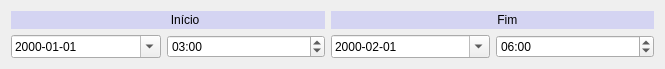
          <widget class="QWidget" name="page_5">
           <property name="geometry">
            <rect>
             <x>0</x>
             <y>0</y>
             <width>665</width>
             <height>69</height>
            </rect>
           </property>
           <attribute name="label">
            <string>Data da Reserva</string>
           </attribute>
           <layout class="QGridLayout" name="gridLayout_2">
            <item row="1" column="3">
             <widget class="QTimeEdit" name="timeEdit">
              <property name="sizePolicy">
               <sizepolicy hsizetype="MinimumExpanding" vsizetype="Fixed">
                <horstretch>0</horstretch>
                <verstretch>0</verstretch>
               </sizepolicy>
              </property>
              <property name="minimumSize">
               <size>
                <width>150</width>
                <height>0</height>
               </size>
              </property>
              <property name="currentSection">
               <enum>QDateTimeEdit::HourSection</enum>
              </property>
              <property name="displayFormat">
               <string>hh:mm</string>
              </property>
              <property name="calendarPopup">
               <bool>false</bool>
              </property>
              <property name="time">
               <time>
                <hour>3</hour>
                <minute>0</minute>
                <second>0</second>
               </time>
              </property>
             </widget>
            </item>
            <item row="1" column="5">
             <widget class="QDateEdit" name="dateEdit_1">
              <property name="sizePolicy">
               <sizepolicy hsizetype="MinimumExpanding" vsizetype="Fixed">
                <horstretch>0</horstretch>
                <verstretch>0</verstretch>
               </sizepolicy>
              </property>
              <property name="minimumSize">
               <size>
                <width>150</width>
                <height>0</height>
               </size>
              </property>
              <property name="currentSection">
               <enum>QDateTimeEdit::YearSection</enum>
              </property>
              <property name="displayFormat">
               <string>yyyy-MM-dd</string>
              </property>
              <property name="calendarPopup">
               <bool>true</bool>
              </property>
              <property name="date">
               <date>
                <year>2000</year>
                <month>2</month>
                <day>1</day>
               </date>
              </property>
             </widget>
            </item>
            <item row="1" column="6">
             <widget class="QTimeEdit" name="timeEdit_1">
              <property name="sizePolicy">
               <sizepolicy hsizetype="MinimumExpanding" vsizetype="Fixed">
                <horstretch>0</horstretch>
                <verstretch>0</verstretch>
               </sizepolicy>
              </property>
              <property name="minimumSize">
               <size>
                <width>150</width>
                <height>0</height>
               </size>
              </property>
              <property name="displayFormat">
               <string>hh:mm</string>
              </property>
              <property name="time">
               <time>
                <hour>6</hour>
                <minute>0</minute>
                <second>0</second>
               </time>
              </property>
             </widget>
            </item>
            <item row="0" column="5" colspan="2">
             <widget class="QLabel" name="label_7">
              <property name="sizePolicy">
               <sizepolicy hsizetype="MinimumExpanding" vsizetype="Preferred">
                <horstretch>0</horstretch>
                <verstretch>0</verstretch>
               </sizepolicy>
              </property>
              <property name="styleSheet">
               <string notr="true">background-color: rgba(100, 100, 255, 50);
</string>
              </property>
              <property name="text">
               <string>                                                  Fim</string>
              </property>
             </widget>
            </item>
            <item row="1" column="1" colspan="2">
             <widget class="QDateEdit" name="dateEdit">
              <property name="sizePolicy">
               <sizepolicy hsizetype="MinimumExpanding" vsizetype="Fixed">
                <horstretch>0</horstretch>
                <verstretch>0</verstretch>
               </sizepolicy>
              </property>
              <property name="minimumSize">
               <size>
                <width>150</width>
                <height>0</height>
               </size>
              </property>
              <property name="currentSection">
               <enum>QDateTimeEdit::YearSection</enum>
              </property>
              <property name="displayFormat">
               <string>yyyy-MM-dd</string>
              </property>
              <property name="calendarPopup">
               <bool>true</bool>
              </property>
              <property name="currentSectionIndex">
               <number>0</number>
              </property>
             </widget>
            </item>
            <item row="0" column="1" colspan="3">
             <widget class="QLabel" name="label_6">
              <property name="sizePolicy">
               <sizepolicy hsizetype="MinimumExpanding" vsizetype="Preferred">
                <horstretch>0</horstretch>
                <verstretch>0</verstretch>
               </sizepolicy>
              </property>
              <property name="minimumSize">
               <size>
                <width>306</width>
                <height>0</height>
               </size>
              </property>
              <property name="styleSheet">
               <string notr="true">background-color: rgba(100, 100, 255, 50);
</string>
              </property>
              <property name="text">
               <string>                                                Início</string>
              </property>
             </widget>
            </item>
           </layout>
          </widget>
